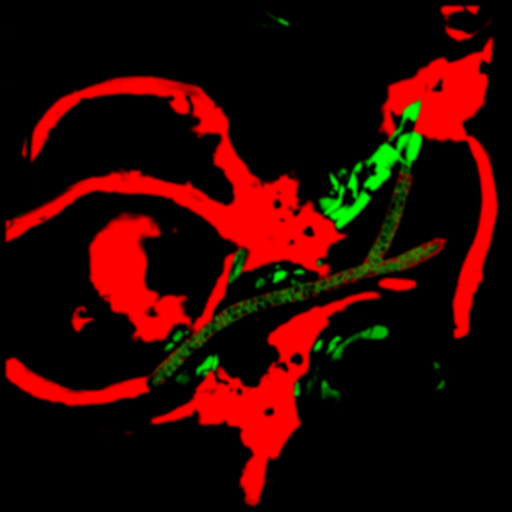
#> input picture Objects/models/ban_do_meshy/lop_nen.png, 512 x 512 px
$ python lop_nen.py ../../models/ban_do_meshy/lop_nen.png ../../models/ban_do_meshy/lop_nen.png
#> lines starting #> are read from the running program, lines starting #| are printed output that depends on the picture; after the words box and inside, x2 and y2 are one past the last pixel; in counts of white or black regions, pixels touching at a corner belong together
"""Tách ảnh lớp nền (R: lối đất, G: nền đá vỡ) từ bản Meshy quan gửi, cho shaders/ban_do_meshy.gdshader.

1. Chụp bản Meshy từ trên xuống (chỉ ánh sáng môi trường trắng, 2000 px phủ -1..1):
   godot --path <dự án trống> --rendering-driver opengl3 --resolution 2000x2000 -s chup_tu_tren.gd -- map.glb tu_tren.png
2. python3 -I lop_nen.py tu_tren.png ../../models/ban_do_meshy/lop_nen.png

Mép trong viền đá của mô hình (đo từ bản đồ độ cao): x -0,816..0,82, z -0,804..0,816, ứng với sân 50 x 45 m.
Lối lát đá và phù văn không lấy từ ảnh: map dựng bằng code (STONE_PATHS, RUNE_SPOTS) cho sắc nét.
"""

import sys

import numpy as np
from PIL import Image, ImageFilter

CROP = (184, 196, 1820, 1816) # mép trong viền đá trên ảnh chụp 2000 px
RUNES = [(150, 130, 130), (700, 90, 130), (930, 60, 110), (160, 900, 150), (600, 900, 110), (920, 900, 130)]


def smooth(e0, e1, x):
	t = np.clip((x - e0) / (e1 - e0), 0, 1)
	return t * t * (3 - 2 * t)


def main(src, dst):
#> called with src = '../../models/ban_do_meshy/lop_nen.png', dst = '../../models/ban_do_meshy/lop_nen.png'
	crop = Image.open(src).convert("RGB").crop(CROP).resize((1024, 1024), Image.LANCZOS)
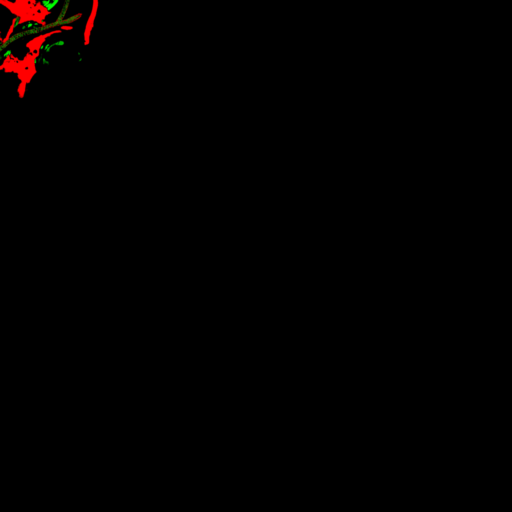
#> crop: PIL image 1024x1024 RGB (shown at 1/2 size); mean R, G, B 2, 0.3, 0
	hsv = np.asarray(crop.convert("HSV")).astype(float) / 255
	hue, sat, val = hsv[..., 0] * 360, hsv[..., 1], hsv[..., 2]
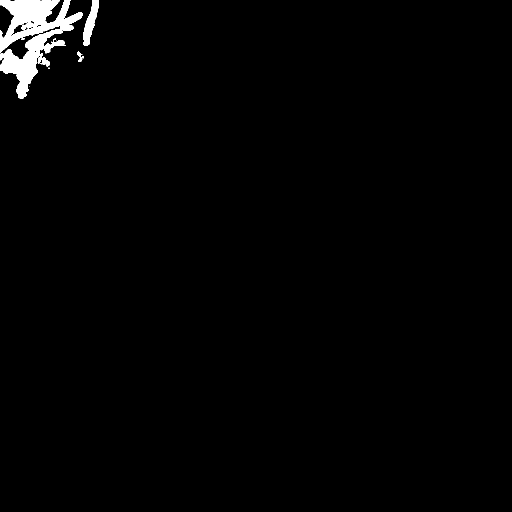
#> sat: shape (1024, 1024) float64 (shown at 1/2 size); values 0 (black) and 1 (white), 1.5% white; 11 white regions (6 under 20 px), largest, box (x1, y1, x2, y2) and area: (0, 0, 166, 198) 14069, (167, 0, 198, 92) 1342, (156, 112, 168, 124) 66, (155, 103, 165, 114) 58, (43, 76, 49, 80) 22
	dirt = smooth(62, 48, hue) * smooth(0.18, 0.3, sat) * smooth(5, 15, hue) # vàng nâu
#> in smooth, `t = np.clip((x - e0) / (e1 - e0), 0, 1)`:
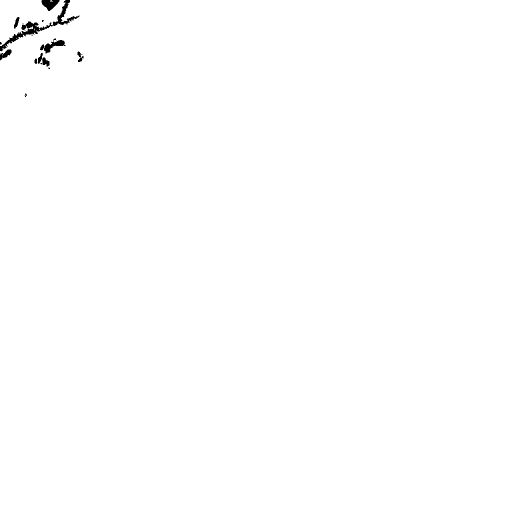
#> t: shape (1024, 1024) float64 (shown at 1/2 size); min 0, max 1, mean 0.996
	slab = smooth(0.22, 0.12, sat) * smooth(0.5, 0.62, val) # xám sáng
#> call 4 of smooth, with e0 = 0.22, e1 = 0.12
#> in smooth (call 4), `t = np.clip((x - e0) / (e1 - e0), 0, 1)`:
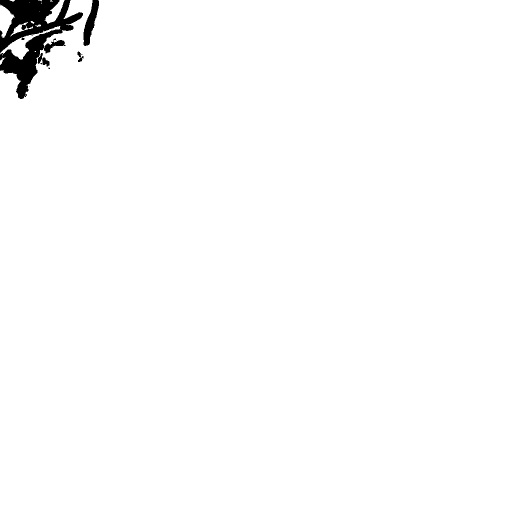
#> t: shape (1024, 1024) float64 (shown at 1/2 size); values 0 (black) and 1 (white), 98.5% white; 11 black regions (6 under 20 px), largest, box (x1, y1, x2, y2) and area: (0, 0, 166, 198) 14069, (167, 0, 198, 92) 1342, (156, 112, 168, 124) 66, (155, 103, 165, 114) 58, (43, 76, 49, 80) 22
#> slab: shape (1024, 1024) float64; every value is 0
	yy, xx = np.mgrid[0:1024, 0:1024]
	edge = (xx < 12) | (yy < 12) | (xx > 1011) | (yy > 1011)
	dirt[edge] = 0
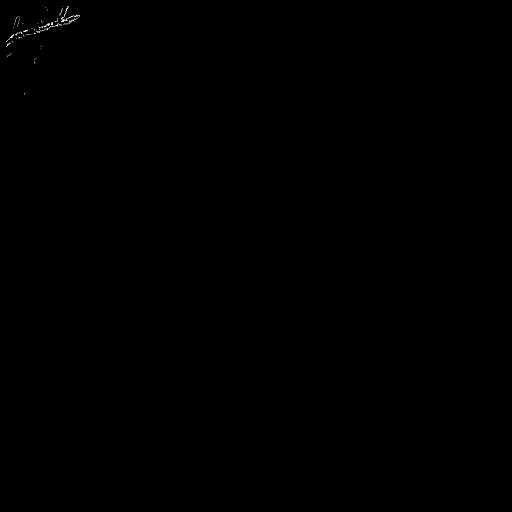
#> dirt: shape (1024, 1024) float64 (shown at 1/2 size); min 0, max 1, mean 0.000643
	slab[edge] = 0
	for cx, cy, r in RUNES: # chữ phù văn vẽ trên nền: thay bằng vòng phù văn phát sáng dựng bằng code
		slab[(xx - cx) ** 2 + (yy - cy) ** 2 < r * r] = 0

	def layer(m):
		img = Image.fromarray((np.clip(m, 0, 1) * 255).astype(np.uint8))
		return img.filter(ImageFilter.GaussianBlur(2.5)).resize((512, 512), Image.LANCZOS)
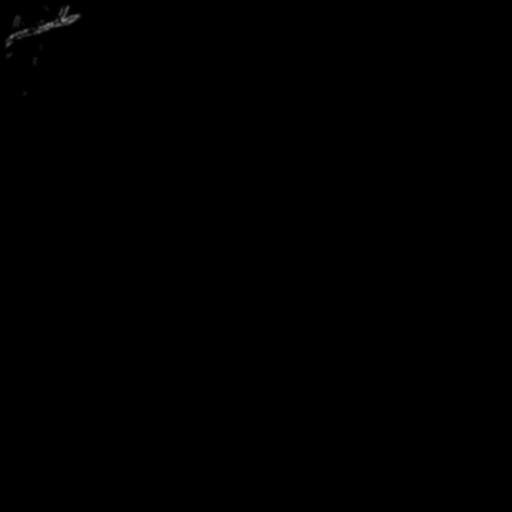
#> returned value: PIL image 512x512 L; min 0, max 131, mean 0.2

	Image.merge("RGB", (layer(dirt), layer(slab), Image.new("L", (512, 512), 0))).save(dst, optimize=True)
#> in layer (call 2), `img = Image.fromarray((np.clip(m, 0, 1) * 255).astype(np.uint8))`: img: PIL image 1024x1024 L; every value is 0
#> in layer (call 2), `return img.filter(ImageFilter.GaussianBlur(2.5)).resize((512, 512), Im..`: returned value: PIL image 512x512 L; every value is 0


if __name__ == "__main__":
	main(sys.argv[1], sys.argv[2])
